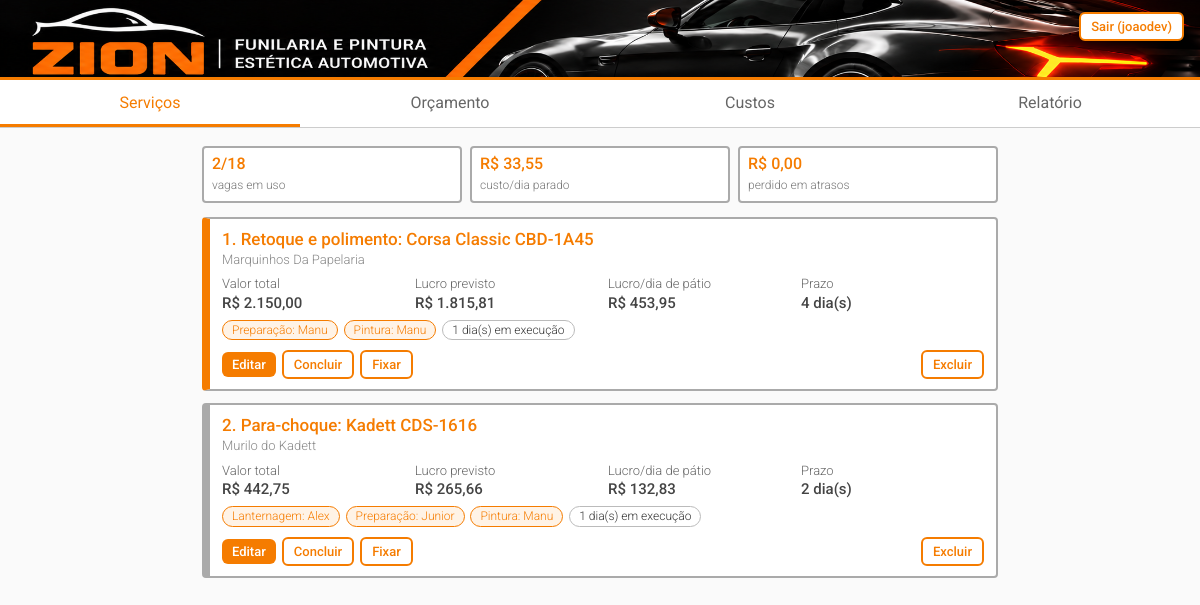
Before: / (signed in) with the older database file.
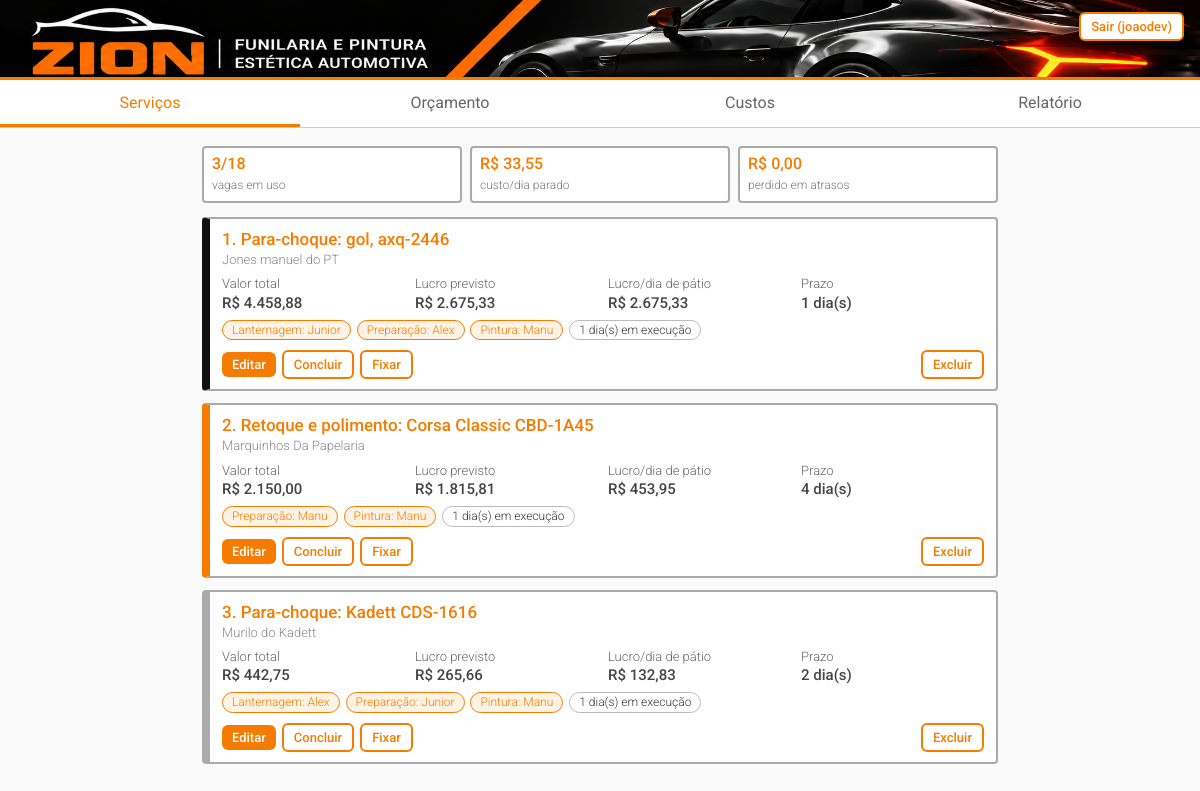
After: the same page with the newer database file.
### oficina/models.py (models this page shows, shortened)
class Servico(models.Model):
    TIPOS = [
        ("para-choque", "Para-choque"), ("retoque", "Retoque e polimento"),
        ("lanternagem", "Lanternagem"), ("pintura-parcial", "Pintura parcial"),
        ("pintura-completa", "Pintura completa"), ("outro", "Outro"),
    ]
    URGENCIAS = [("normal", "Normal"), ("alta", "Alta"), ("urgente", "Urgente")]
    STATUS = [("execucao", "Em execução"), ("concluido", "Concluído")]
    ETAPAS = [("lanternagem", "Lanternagem"), ("preparacao", "Preparação"), ("pintura", "Pintura")]
    cliente = models.CharField(max_length=120, blank=True)
    veiculo = models.CharField("Veículo e placa", max_length=120, blank=True)
    tipo = models.CharField("Tipo de serviço", max_length=20, choices=TIPOS)
    urgencia = models.CharField("Urgência", max_length=10, choices=URGENCIAS, default="normal")
    status = models.CharField(max_length=10, choices=STATUS, default="execucao")
    prazo = models.PositiveIntegerField("Prazo (dias)", default=1)
    preco = models.DecimalField("Valor total (R$)", max_digits=10, decimal_places=2)
    inicio = models.DateField("Início", default=timezone.localdate)
    fim = models.DateField("Conclusão", null=True, blank=True)
    fixado = models.BooleanField("Fixado no topo da fila", default=False)
    lanternagem = models.ForeignKey(Funcionario, null=True, blank=True, on_delete=models.SET_NULL,
                                    related_name="+", verbose_name="Lanternagem")
    preparacao = models.ForeignKey(Funcionario, null=True, blank=True, on_delete=models.SET_NULL,
                                   related_name="+", verbose_name="Preparação")
    pintura = models.ForeignKey(Funcionario, null=True, blank=True, on_delete=models.SET_NULL,
                                related_name="+", verbose_name="Pintura")
    materiais_reais = models.DecimalField("Materiais reais (R$)", max_digits=10, decimal_places=2,
                                          null=True, blank=True)
    erro = models.BooleanField("Deu errado (retrabalho ou prejuízo)", default=False)
    erro_etapa = models.CharField("Etapa do erro", max_length=12, choices=ETAPAS, blank=True)
    erro_custo = models.DecimalField("Custo do erro (R$)", max_digits=10, decimal_places=2, default=0)
    erro_obs = models.CharField("O que aconteceu", max_length=200, blank=True)
    def __str__(self):
        return f"{self.get_tipo_display()}: {self.veiculo or 'sem veículo'}"
    @property
    def custo_dia(self):
        if not hasattr(self, "_custo_dia"):
            self._custo_dia = ConfiguracaoCustos.atual().custo_dia
        return self._custo_dia
    @property
    def custo_materiais(self):
        return sum((m.preco for m in self.materiais.all()), D0)
    @property
    def custo_previsto(self):
        return self.custo_materiais + self.custo_dia * self.prazo
    @property
    def lucro_previsto(self):
        return self.preco - self.custo_previsto
    @property
    def lucro_dia(self):
        return self.lucro_previsto / max(1, self.prazo)
    @property
    def score(self):
        return self.lucro_dia * MULT_URGENCIA[self.urgencia]
    @property
    def dias(self):
        fim = self.fim or timezone.localdate()
        return max(1, (fim - self.inicio).days)
    @property
    def atraso(self):
        return max(0, self.dias - self.prazo)
    @property
    def custo_atraso(self):
        return self.atraso * self.custo_dia

class Material(models.Model):
    servico = models.ForeignKey(Servico, on_delete=models.CASCADE, related_name="materiais")
    nome = models.CharField(max_length=100, blank=True)
    preco = models.DecimalField("Preço (R$)", max_digits=10, decimal_places=2)

class Funcionario(models.Model):
    nome = models.CharField(max_length=80, unique=True)
    class Meta:
        ordering = ["nome"]
    def __str__(self):
        return self.nome

### oficina/views.py (the view)
# urls.py: path("", views.fila, name="fila"),
@login_required
def fila(request):
    cfg = ConfiguracaoCustos.atual()
    servicos = list(Servico.objects.filter(status="execucao")
                    .select_related(*ETAPAS).prefetch_related("materiais"))
    servicos.sort(key=lambda s: (not s.fixado, -s.score))
    return render(request, "oficina/fila.html", {
        "servicos": servicos, "cfg": cfg,
        "perdido_atrasos": sum((s.custo_atraso for s in servicos), D0),
    })

### oficina/models.py (called while the page is built)
    @classmethod
    def atual(cls):
        obj, _ = cls.objects.get_or_create(pk=1)
        return obj

    @property
    def total_mensal(self):
        return self.aluguel + self.energia + self.agua + self.salarios + self.outros

    @property
    def custo_dia(self):
        dias_vagas = self.dias_uteis * self.vagas
        return self.total_mensal / dias_vagas if dias_vagas else D0

### oficina/templatetags/moeda.py (called while the page is built)
@register.filter
def brl(valor):
    try:
        v = Decimal(valor)
    except (InvalidOperation, TypeError, ValueError):
        v = Decimal("0")
    s = f"{abs(v):,.2f}".replace(",", "X").replace(".", ",").replace("X", ".")
    return ("-" if v < 0 else "") + "R$ " + s

### oficina/templates/oficina/fila.html (shortened to what this page needs)
{% extends "base.html" %}{% load moeda %}
{% block conteudo %}
<div class="stats">
 <div class="stat"><b>{{ servicos|length }}/{{ cfg.vagas }}</b><span>vagas em uso</span></div>
 <div class="stat"><b>{{ cfg.custo_dia|brl }}</b><span>custo/dia parado</span></div>
 <div class="stat"><b class="{% if perdido_atrasos > 0 %}neg{% endif %}">{{ perdido_atrasos|brl }}</b><span>perdido em atrasos</span></div>
</div>
{% for s in servicos %}
<article class="card {{ s.urgencia }}">
 <h3>{{ forloop.counter }}. {{ s }}</h3>
 <div class="meta">{{ s.cliente|default:"Cliente não informado" }}</div>
 <div class="facts">
  <span>Valor total<b>{{ s.preco|brl }}</b></span>
  <span>Lucro previsto<b class="{% if s.lucro_previsto < 0 %}neg{% else %}pos{% endif %}">{{ s.lucro_previsto|brl }}</b></span>
  <span>Lucro/dia de pátio<b class="{% if s.lucro_dia < 0 %}neg{% else %}pos{% endif %}">{{ s.lucro_dia|brl }}</b></span>
  <span>Prazo<b>{{ s.prazo }} dia(s)</b></span>
 </div>
 <div>
  {% if s.lanternagem %}<span class="tag exe">Lanternagem: {{ s.lanternagem }}</span>{% endif %}
  {% if s.preparacao %}<span class="tag exe">Preparação: {{ s.preparacao }}</span>{% endif %}
  {% if s.pintura %}<span class="tag exe">Pintura: {{ s.pintura }}</span>{% endif %}
  <span class="tag">{{ s.dias }} dia(s) em execução</span>
 </div>
 <div class="row">
  <a class="btn s" href="{% url 'servico_editar' s.pk %}">Editar</a>
  <form method="post" action="{% url 'servico_concluir' s.pk %}">{% csrf_token %}<button class="btn o s">Concluir</button></form>
  <form method="post" action="{% url 'servico_fixar' s.pk %}">{% csrf_token %}<button class="btn o s">{% if s.fixado %}Desafixar{% else %}Fixar{% endif %}</button></form>
  <a class="btn o s" style="margin-left:auto" href="{% url 'servico_excluir' s.pk %}">Excluir</a>
 </div>
</article>
{% empty %}
<div class="empty"><p><b>Nenhum serviço na fila.</b></p><a class="btn" href="{% url 'servico_novo' %}">Novo orçamento</a></div>
{% endfor %}
{% endblock %}

Changed rows visible on the page:
added Servico: tipo+veiculo "Para-choque: gol, axq-2446", cliente "Jones manuel do PT", preco|brl "R$ 4.458,88", lucro_previsto|brl "R$ 2.675,33", lucro_dia|brl "R$ 2.675,33", prazo "1", lanternagem "Junior", preparacao "Alex", pintura "Manu", dias "1", fixado "Fixar"
Other visible differences:
{{ servicos|length }}: "2" → "3"
